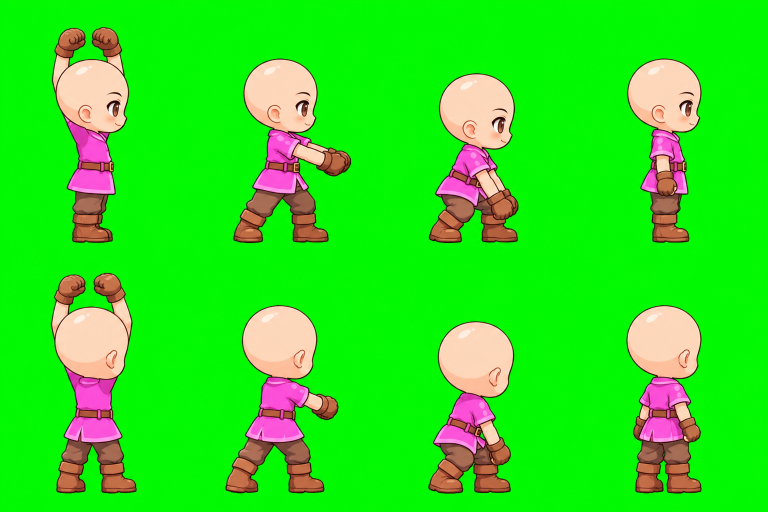
#> input picture Assets/ArtLibrary/hero-layered/src/body-male-attack3-right--up-right-chatgpt-2.png, 1536 x 1024 px (shown at 1/2 size)
$ python -i build-ro-fantasy-hero-art-check.py   (imports and definitions only)
#> lines starting #> are read from the running program, lines starting #| are printed output that depends on the picture; after the words box and inside, x2 and y2 are one past the last pixel; in counts of white or black regions, pixels touching at a corner belong together
"""RO Fantasy heroes, art batch A: bald-head reference + check sheet.

Sources (ChatGPT, flat #00FF00 background, 5 figures/heads in one row:
down, down-right, right, up-right, up):
  Assets/ArtLibrary/ro-fantasy-heroes/src/body-<class>-idle-5dir-chatgpt-N.png
  Assets/ArtLibrary/ro-fantasy-heroes/src/hair-<class>-style<k>-5dir-chatgpt-N.png

Commands:
  heads <class>   -> ref/bald-head-<class>-5dir.png (5 bald heads, x3, on #00FF00)
  check <class>   -> docs/reference/ro-fantasy-heroes/check-<class>.png
                     row 0 body, then per hair style: dyed brown #A8693F, purple #B49CE2
The newest -chatgpt-N of each source is used.
"""
import glob, re, sys
import numpy as np
from PIL import Image
from scipy import ndimage

from ro_fantasy_hair_fit import fit

ROOT = 'D:/zenoniaClone/'
ART = ROOT + 'Assets/ArtLibrary/ro-fantasy-heroes/'
OUT = ROOT + 'docs/reference/ro-fantasy-heroes/'
GREEN = (0, 255, 0)
DYES = [(0xA8, 0x69, 0x3F), (0xB4, 0x9C, 0xE2)]
# accessory colours kept as painted (headband red, goggle brass, lens blue)
SAT_KEEP = 0.28
DARK_FACE = False  # set for Assassin (black face mask is a shared face feature, not hair)
# Mechanic V3 hair (26/11): a ponytail / side tuft cut off by the goggle strap or a hair tie is a separate grey blob far under 15 % of the
# biggest head; blobs of at least HAIR_MIN_PX source px are kept too (eye whites stay under ~1000 px on a 2172 px wide strip). None = off
HAIR_MIN_PX = None


# [10 lines left out: function newest, not called in this run]


def load_rgba(path):
    """Key out the green background -> RGBA float array (0..1)."""
    a = np.asarray(Image.open(path).convert('RGB')).astype(np.float32) / 255
    r, g, b = a[..., 0], a[..., 1], a[..., 2]
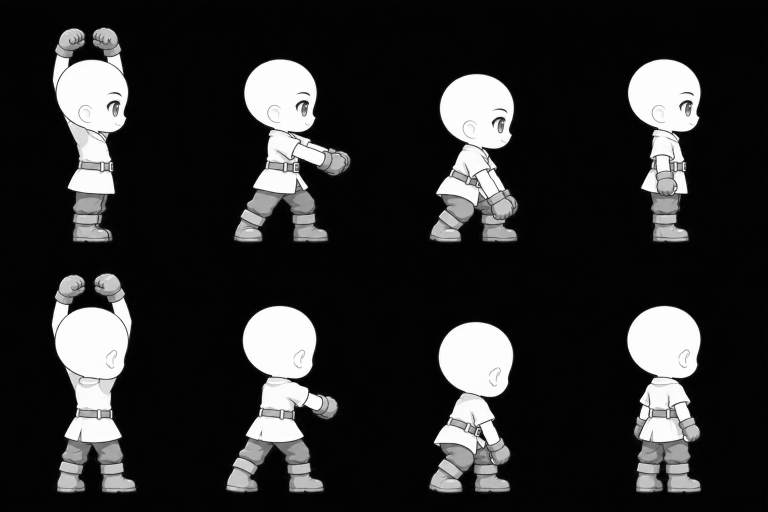
#> r: shape (1024, 1536) float32 (shown at 1/2 size); min 0, max 1, mean 0.174
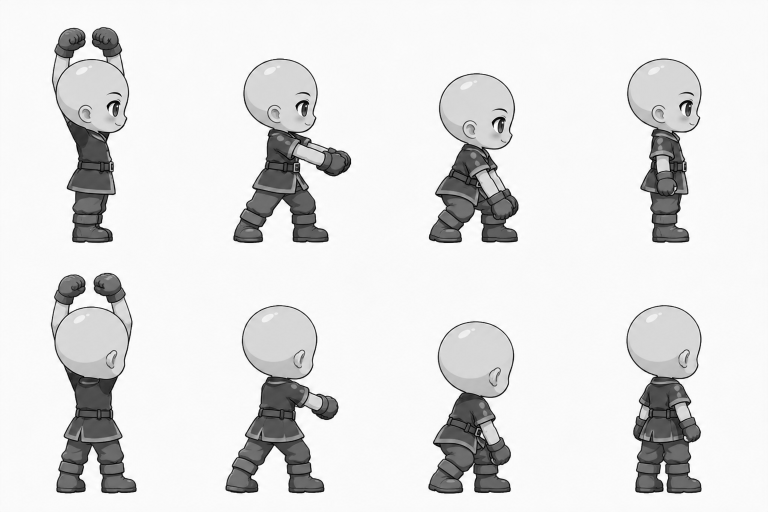
#> g: shape (1024, 1536) float32 (shown at 1/2 size); min 0, max 1, mean 0.885
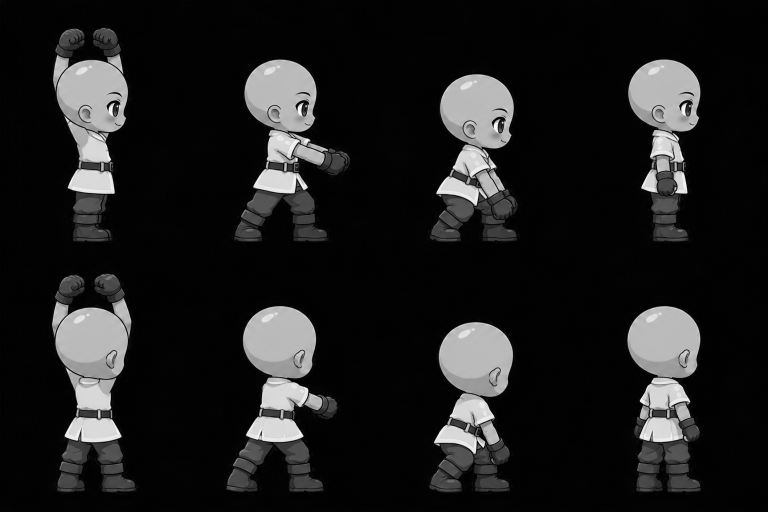
#> b: shape (1024, 1536) float32 (shown at 1/2 size); min 0, max 1, mean 0.117
    green = (g > 0.55) & (g - np.maximum(r, b) > 0.30)
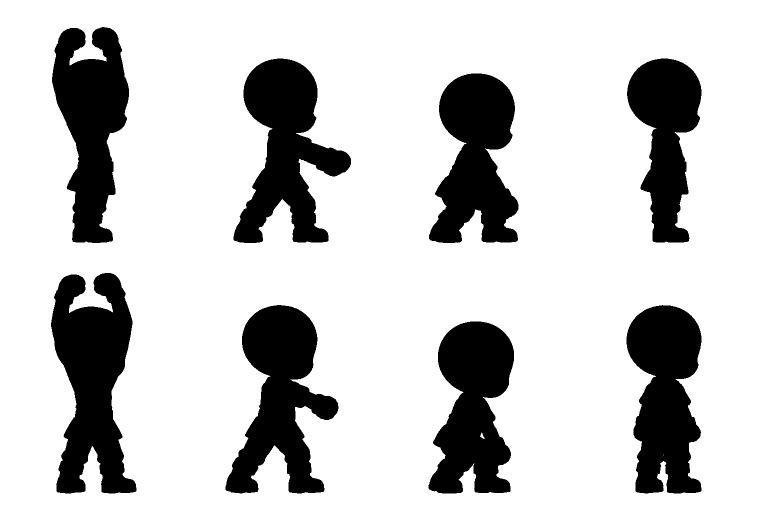
#> green: shape (1024, 1536) bool (shown at 1/2 size); 79.1% white; 8 black regions, largest, box (x1, y1, x2, y2) and area: (102, 546, 273, 987) 47798, (451, 610, 677, 987) 43483, (467, 117, 702, 486) 43188
    alpha = (~green).astype(np.float32)
    # ChatGPT sometimes letterboxes the green strip with white bands: white touching the border = background
    white = a.min(-1) > 0.93
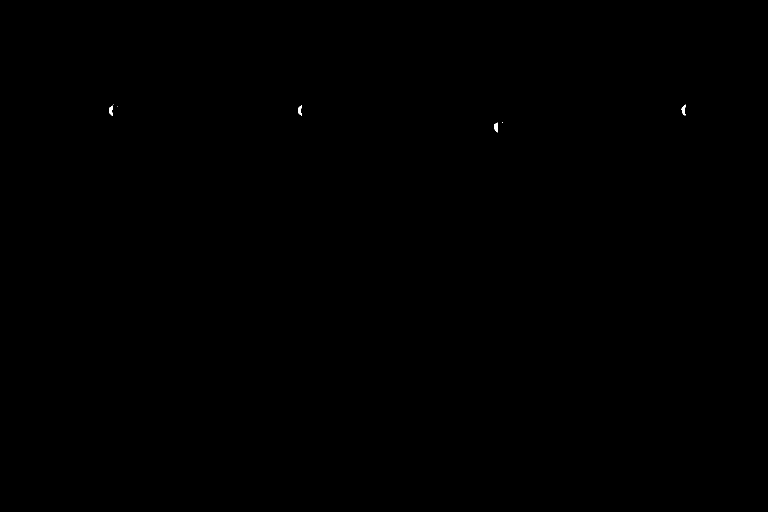
#> white: shape (1024, 1536) bool (shown at 1/2 size); 0.03% white; 7 white regions (3 under 20 px), largest, box (x1, y1, x2, y2) and area: (1363, 209, 1372, 231) 108, (218, 211, 226, 232) 103, (988, 245, 996, 265) 103, (596, 210, 604, 231) 100
    wl, _ = ndimage.label(white)
#> wl: shape (1024, 1536) int32; 8 distinct labels, from 0 to 7
    edge_ids = set(np.unique(np.r_[wl[0], wl[-1], wl[:, 0], wl[:, -1]])) - {0}
#> edge_ids = 0 items
    alpha[np.isin(wl, list(edge_ids))] = 0
    alpha = ndimage.binary_opening(alpha > 0, iterations=1)
#> alpha: shape (1024, 1536) bool; 20.9% white; 8 white regions, largest, box (x1, y1, x2, y2) and area: (102, 546, 273, 987) 47794, (451, 610, 677, 987) 43483, (467, 117, 702, 486) 43185
    # green irises (Mechanic, Cleric) get keyed: refill small enclosed holes that are not pure #00FF00
    holes = ndimage.binary_fill_holes(alpha) & ~alpha
#> holes: shape (1024, 1536) bool; 0% white; 2 white regions (1 under 20 px), largest, box (x1, y1, x2, y2) and area: (960, 865, 969, 878) 54
    lab, n = ndimage.label(holes)
#> lab: shape (1024, 1536) int32; 3 distinct labels, from 0 to 2
#> n = 2
    for i, sl in enumerate(ndimage.find_objects(lab), 1):
        m = lab[sl] == i
        px = a[sl][m]
        if m.sum() < 400 and np.abs(px - [0, 1, 0]).sum(1).mean() > 0.35:
            alpha[sl] |= m
#> this loop made 2 passes
#> i on pass 1: 1
#> (i, m, px) on pass 2: (2, [True, True], [[0.212, 0.553, 0.145], [0.22, 0.573, 0.176]])
    alpha = alpha.astype(np.float32)
    # despill: soften green fringe on edges
    edge = ndimage.binary_dilation(alpha == 0, iterations=2) & (alpha > 0)
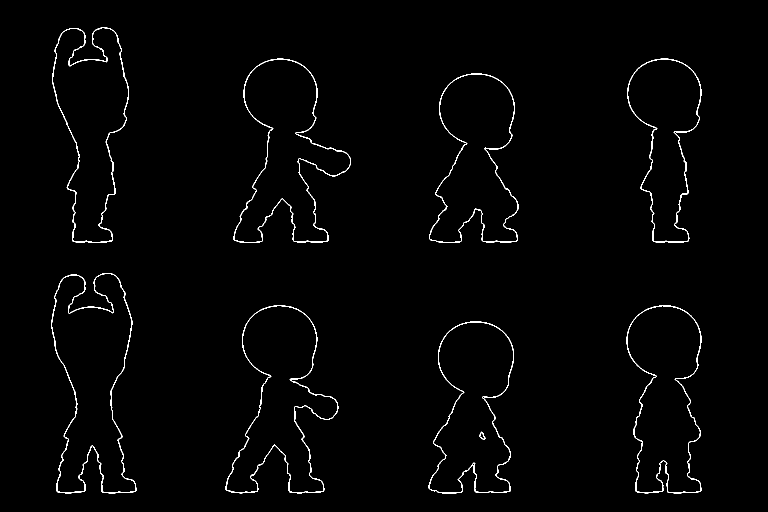
#> edge: shape (1024, 1536) bool (shown at 1/2 size); 1.2% white in thin lines or dots, all inside (x1, y1, x2, y2) = (102, 54, 1403, 987)
    g2 = np.where(edge, np.minimum(g, np.maximum(r, b)), g)
    return np.dstack([r, g2, b, alpha])
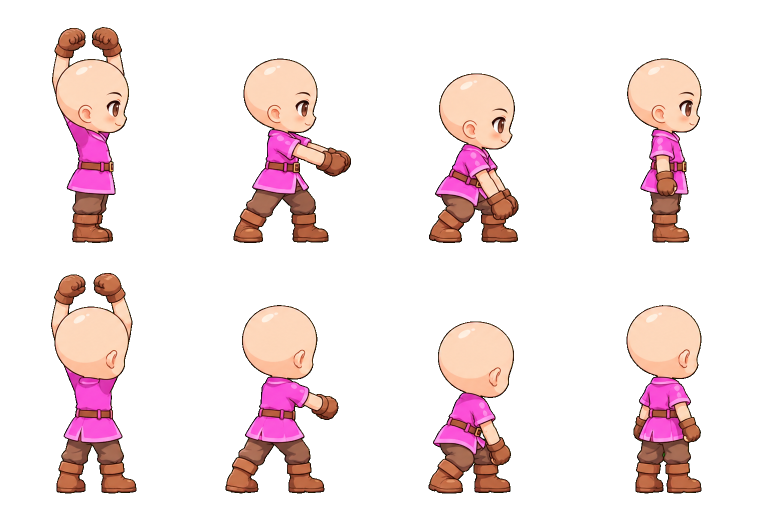
#> returned value: shape (1024, 1536, 4) float32 (shown at 1/2 size); mean of channels 0, 1, 2, 3 0.175, 0.892, 0.118, 0.209; transparent parts drawn white


# [120 lines left out: functions figures, head_box, skin_mask, cmd_heads, face_mask, hair_layer and 1 more, not called in this run]


def to_im(a):
    return Image.fromarray((np.clip(a, 0, 1) * 255).astype(np.uint8), 'RGBA')


# [61 lines left out: function cmd_check, not called in this run]


# [2 lines not run here, left out]

>>> result = load_rgba('../Assets/ArtLibrary/hero-layered/src/body-male-attack3-right--up-right-chatgpt-2.png')
